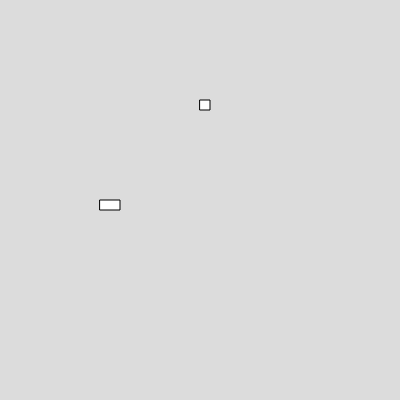
Frame 1 (no input)
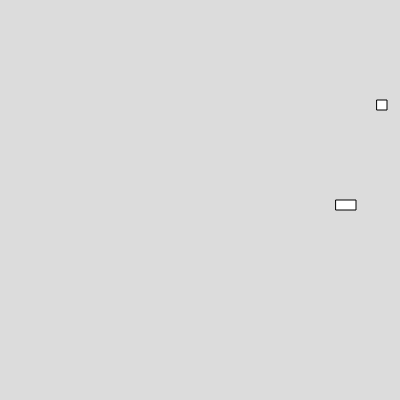
Frame 60 (no input)
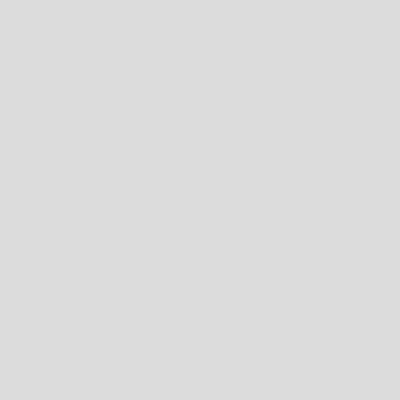
Frame 120 (the mouse pressed at the canvas centre since frame 60)

The p5.js sketch that drew these frames (run headless with seeded random() and noise() and a simulated clock; from frame 60 on, the mouse is pressed at the canvas centre):

// p5.js sketch
// ── sketch.js
var box1,box2
function setup() 
{
  createCanvas(400, 400);
  box1 = new Box(200,100,10,10,3)
  box2 = new Box(100,200,20,10,4)
}

function draw() 
{
  background(220);
  box1.show();
  box2.show();
  box1.move();
  box2.move();

}


// ── box.js
class Box
  {
    constructor(x,y,w,h,vx)
    {
      this.x = x;
      this.y = y;
      this.w = w;
      this.h = h;
      this.vx = vx;
    
    }
    show(){
      rect (this.x,this.y,this.w,this.h)
    }
move(){
  this.x = this.x + this.vx
}

  }

  
